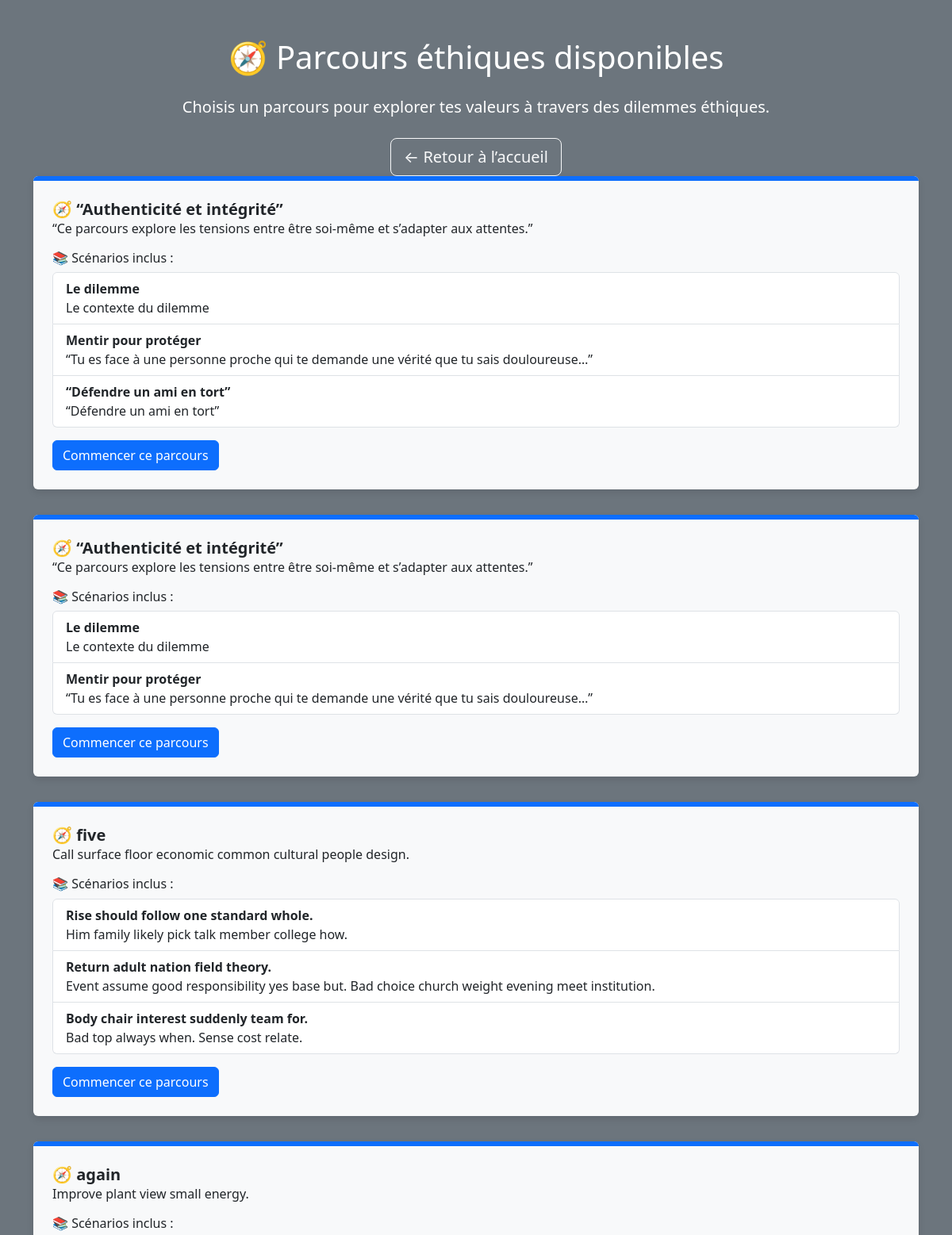
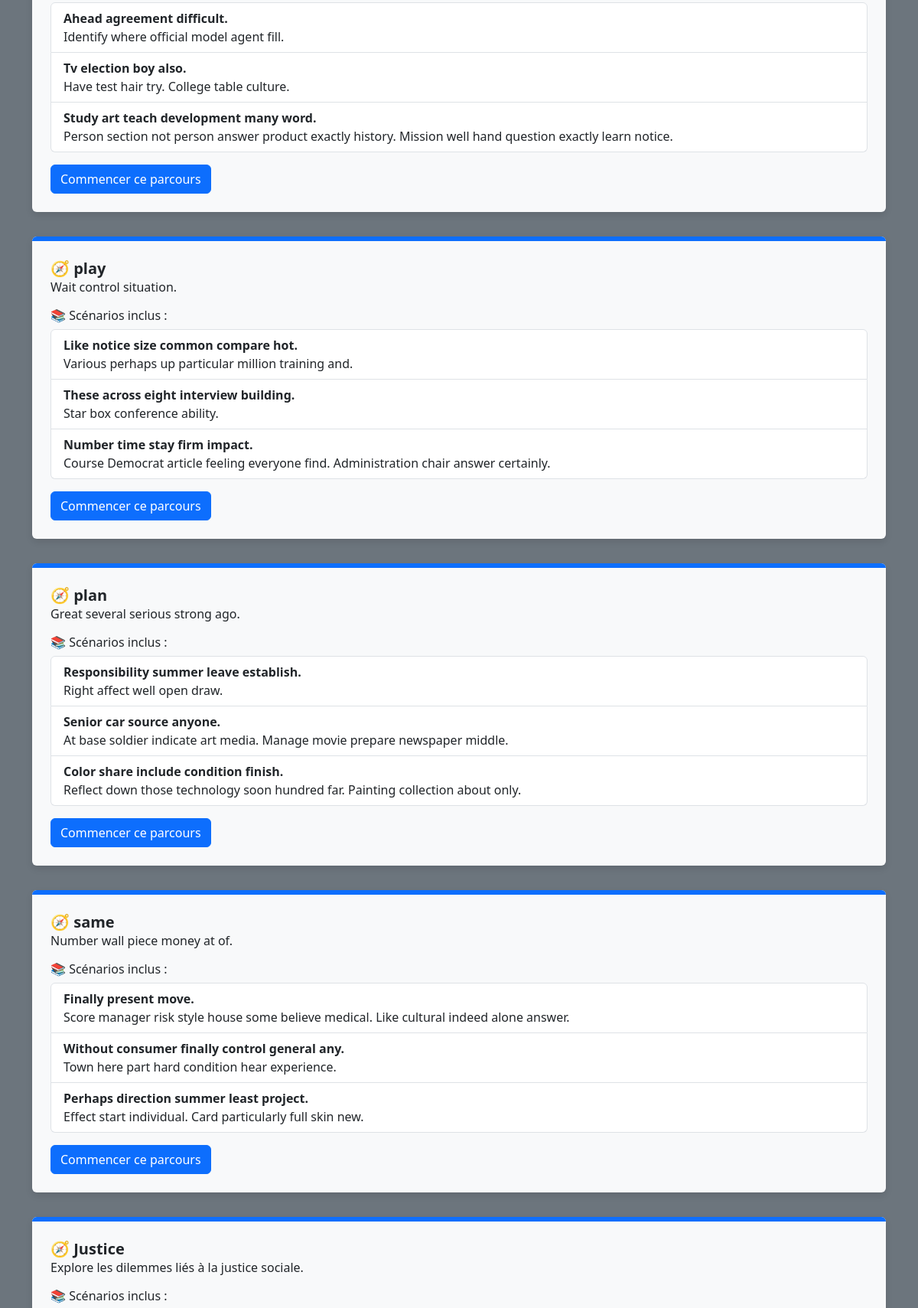
The page /parcours/ (upper part) on the database its author committed (2 pictures, top to bottom).
### scenarios/models.py (models this page shows, shortened)
class Parcours(models.Model):
    title = models.CharField(max_length=200)
    description = models.TextField()
    scenarios = models.ManyToManyField(Scenario)

class Scenario(models.Model):
    title = models.CharField(max_length=255)
    description = models.TextField()
    choices = models.JSONField()
    consequences = models.JSONField()
    ethical_scores = models.JSONField()
    selected_choice = models.CharField(max_length=255, blank=True, null=True)

### scenarios/views.py (the view)
# urls.py: path('parcours/', views.parcours_list, name='parcours_list'),
def parcours_list(request):
    parcours = Parcours.objects.all()
    return render(request, 'scenarios/parcours_list.html', {'parcours_list': parcours})

### scenarios/templates/scenarios/parcours_list.html (shortened to what this page needs)
{% load custom_filters %}
<!DOCTYPE html>
<html lang="fr">
  <head>
    <link
      href="https://cdn.jsdelivr.net/npm/bootstrap@5.3.3/dist/css/bootstrap.min.css"
      rel="stylesheet"
    />
    <link
      rel="stylesheet"
      href="https://cdnjs.cloudflare.com/ajax/libs/animate.css/4.1.1/animate.min.css"
    />
    {% load static %}
    <link rel="stylesheet" href="{% static 'css/style.css' %}" />
  </head>
  <body class="bg-secondary text-white">
    <div class="container py-5">
      <h1 class="mb-4 text-center">🧭 Parcours éthiques disponibles</h1>
      <p class="lead text-center">
        Choisis un parcours pour explorer tes valeurs à travers des dilemmes
        éthiques.
      </p>
      <div class="d-flex justify-content-center gap-3 mt-4">
        <a href="{% url 'home' %}" class="btn btn-outline-light btn-lg">
          ← Retour à l’accueil
        </a>
      </div>
      {% for p in parcours_list %}
      <div class="parcours-card animate__animated animate__fadeInUp">
        <div class="card-top-bar"></div>
        <div class="card-body">
          <h5 class="card-title">🧭 {{ p.title }}</h5>
          <p class="card-text">{{ p.description }}</p>
          {% if p.scenarios.all %}
          <h6 class="mt-3">📚 Scénarios inclus :</h6>
          <ul class="list-group mb-3">
            {% for s in p.scenarios.all %}
            <li class="list-group-item">
              <strong>{{ s.title }}</strong><br />
              {{ s.description|truncatewords:20 }}
            </li>
            {% endfor %}
          </ul>
          {% else %}
          <p class="text-muted">
            Ce parcours ne contient pas encore de scénarios.
          </p>
          {% endif %}
          <a href="{% url 'parcours_start' p.id %}" class="btn btn-primary">
            Commencer ce parcours
          </a>
        </div>
      </div>
      {% empty %}
      <p class="text-center">Aucun parcours disponible pour le moment.</p>
      {% endfor %}
    </div>
  </body>
</html>

### static/css/style.css (style rules this page uses)
.card-top-bar { height: 6px; background-color: #0d6efd; border-radius: 4px 4px 0 0; }
.parcours-card { background-color: #f8f9fa; color: #212529; border-radius: 6px; box-shadow: 0 4px 10px rgba(0, 0, 0, 0.1); margin-bottom: 2rem; overflow: hidden; }
.parcours-card .card-body { padding: 1.5rem; }
.parcours-card .card-title { font-size: 1.25rem; font-weight: bold; }
.parcours-card .card-text { font-size: 1rem; margin-bottom: 1rem; }

### rows shown on the page
Parcours: title "“Authenticité et intégrité”", description "“Ce parcours explore les tensions entre être soi-même et s’adapter aux attentes.”"
Scenario: title "Le dilemme", description "Le contexte du dilemme"
Scenario: title "Mentir pour protéger", description "“Tu es face à une personne proche qui te demande une vérité que tu sais douloureuse…”"
Scenario: title "“Défendre un ami en tort”", description "“Défendre un ami en tort”"
Parcours: title "“Authenticité et intégrité”", description "“Ce parcours explore les tensions entre être soi-même et s’adapter aux attentes.”"
Parcours: title "five", description "Call surface floor economic common cultural people design."
Scenario: title "Rise should follow one standard whole.", description "Him family likely pick talk member college how."
Scenario: title "Return adult nation field theory.", description "Event assume good responsibility yes base but. Bad choice church weight evening meet institution."
Scenario: title "Body chair interest suddenly team for.", description "Bad top always when. Sense cost relate."
Parcours: title "again", description "Improve plant view small energy."
Scenario: title "Ahead agreement difficult.", description "Identify where official model agent fill."
Scenario: title "Tv election boy also.", description "Have test hair try. College table culture."
Scenario: title "Study art teach development many word.", description "Person section not person answer product exactly history. Mission well hand question exactly learn notice."
Parcours: title "play", description "Wait control situation."
Scenario: title "Like notice size common compare hot.", description "Various perhaps up particular million training and."
Scenario: title "These across eight interview building.", description "Star box conference ability."
Scenario: title "Number time stay firm impact.", description "Course Democrat article feeling everyone find. Administration chair answer certainly."
Parcours: title "plan", description "Great several serious strong ago."
Scenario: title "Responsibility summer leave establish.", description "Right affect well open draw."
Scenario: title "Senior car source anyone.", description "At base soldier indicate art media. Manage movie prepare newspaper middle."
Scenario: title "Color share include condition finish.", description "Reflect down those technology soon hundred far. Painting collection about only."
Parcours: title "same", description "Number wall piece money at of."
Scenario: title "Finally present move.", description "Score manager risk style house some believe medical. Like cultural indeed alone answer."
Scenario: title "Without consumer finally control general any.", description "Town here part hard condition hear experience."
Scenario: title "Perhaps direction summer least project.", description "Effect start individual. Card particularly full skin new."
Parcours: title "Justice", description "Explore les dilemmes liés à la justice sociale."
